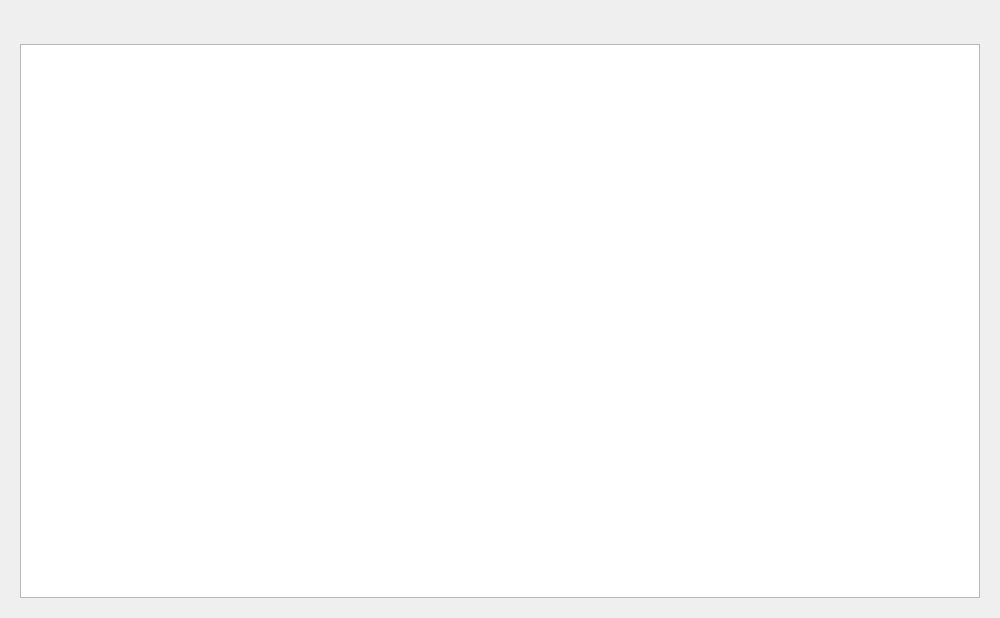
<?xml version="1.0" encoding="UTF-8"?>
<ui version="4.0">
 <class>ResDetail</class>
 <widget class="QWidget" name="ResDetail">
  <property name="geometry">
   <rect>
    <x>0</x>
    <y>0</y>
    <width>1000</width>
    <height>618</height>
   </rect>
  </property>
  <property name="windowTitle">
   <string>资源详情</string>
  </property>
  <layout class="QGridLayout" name="gridLayout">
   <item row="0" column="0">
    <widget class="ScrollArea" name="ScrollArea">
     <property name="styleSheet">
      <string notr="true">QScrollArea{
	border:none;
}</string>
     </property>
     <property name="widgetResizable">
      <bool>true</bool>
     </property>
     <widget class="QWidget" name="scrollAreaWidgetContents">
      <property name="geometry">
       <rect>
        <x>0</x>
        <y>0</y>
        <width>982</width>
        <height>600</height>
       </rect>
      </property>
      <layout class="QGridLayout" name="gridLayout_3">
       <item row="0" column="0">
        <widget class="QWidget" name="widget" native="true">
         <layout class="QGridLayout" name="gridLayout_2">
          <item row="1" column="0">
           <layout class="QHBoxLayout" name="hl_operates"/>
          </item>
          <item row="0" column="0">
           <layout class="QVBoxLayout" name="vl_resinfo">
            <property name="spacing">
             <number>0</number>
            </property>
           </layout>
          </item>
         </layout>
        </widget>
       </item>
       <item row="1" column="0">
        <widget class="TreeWidget" name="tw_versions">
         <attribute name="headerVisible">
          <bool>false</bool>
         </attribute>
         <column>
          <property name="text">
           <string notr="true">1</string>
          </property>
         </column>
        </widget>
       </item>
      </layout>
     </widget>
    </widget>
   </item>
  </layout>
 </widget>
 <customwidgets>
  <customwidget>
   <class>ScrollArea</class>
   <extends>QScrollArea</extends>
   <header>qfluentwidgets</header>
   <container>1</container>
  </customwidget>
  <customwidget>
   <class>TreeWidget</class>
   <extends>QTreeWidget</extends>
   <header>qfluentwidgets</header>
  </customwidget>
 </customwidgets>
 <resources/>
 <connections/>
</ui>
